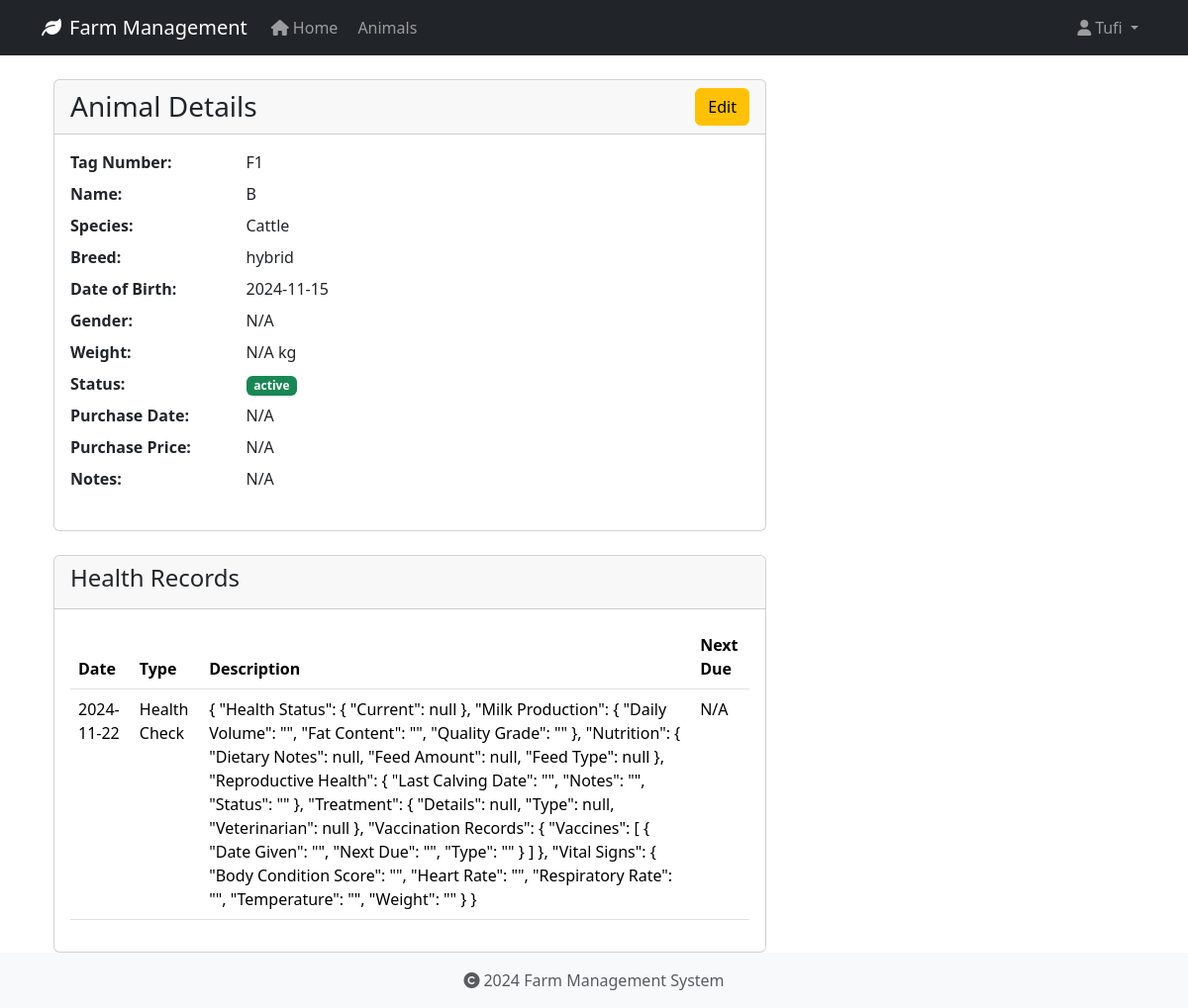
The app's page /animals/3 (signed in), older data.
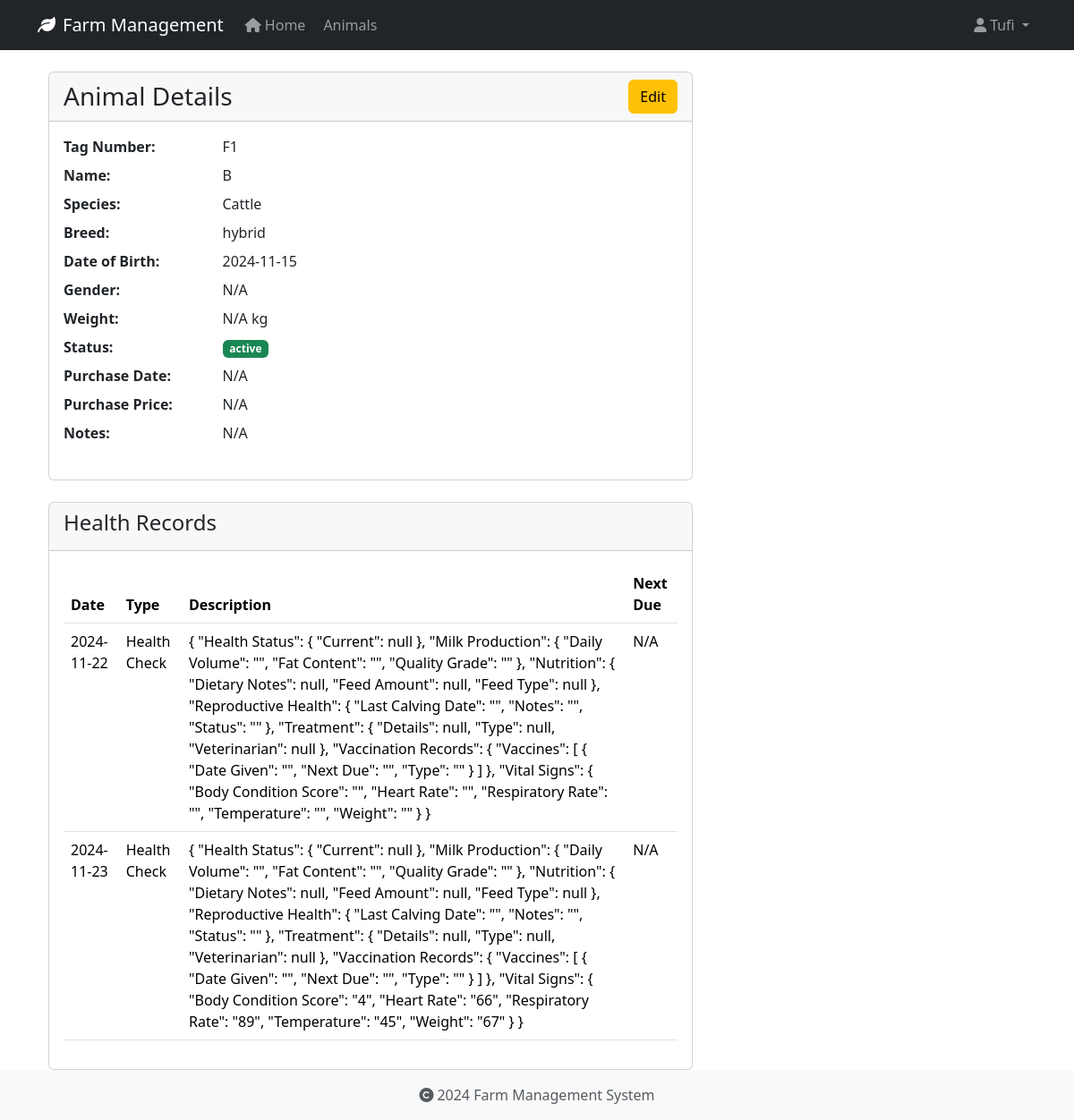
The same page, newer data.
### app/models/animal.py (models this page shows, shortened)
class HealthRecord(db.Model):
    id = db.Column(db.Integer, primary_key=True)
    animal_id = db.Column(db.Integer, db.ForeignKey('animal.id', ondelete='CASCADE'), nullable=False)
    record_type = db.Column(db.String(50), nullable=False)  # Made nullable=False
    date = db.Column(db.Date, nullable=False)
    description = db.Column(db.Text, nullable=True)
    treatment = db.Column(db.Text, nullable=True)
    cost = db.Column(db.Float, nullable=True)
    next_due_date = db.Column(db.Date, nullable=True)
    created_at = db.Column(db.DateTime, default=datetime.utcnow, nullable=False)
    created_by_id = db.Column(db.Integer, db.ForeignKey('user.id', ondelete='SET NULL'), nullable=True)

### app/routes/animals.py (the view)
@bp.route('/<int:id>')
@login_required
def view(id):
    animal = Animal.query.get_or_404(id)
    return render_template('animals/view.html', animal=animal)

### app/models/user.py (called while the page is built)
@login_manager.user_loader
def load_user(user_id):
    return User.query.get(int(user_id))

### app/templates/animals/view.html (shortened to what this page needs)
{% extends "base.html" %}
{% block content %}
<div class="container">
    <div class="row">
        <div class="col-md-8">
            <div class="card">
                <div class="card-header">
                    <div class="d-flex justify-content-between align-items-center">
                        <h3 class="card-title mb-0">Animal Details</h3>
                        <a href="{{ url_for('animals.edit', id=animal.id) }}" class="btn btn-warning">Edit</a>
                    </div>
                </div>
                <div class="card-body">
                    <dl class="row">
                        <dt class="col-sm-3">Tag Number:</dt>
                        <dd class="col-sm-9">{{ animal.tag_number }}</dd>
                        <dt class="col-sm-3">Name:</dt>
                        <dd class="col-sm-9">{{ animal.name or 'N/A' }}</dd>
                        <dt class="col-sm-3">Species:</dt>
                        <dd class="col-sm-9">{{ animal.species }}</dd>
                        <dt class="col-sm-3">Breed:</dt>
                        <dd class="col-sm-9">{{ animal.breed or 'N/A' }}</dd>
                        <dt class="col-sm-3">Date of Birth:</dt>
                        <dd class="col-sm-9">{{ animal.date_of_birth.strftime('%Y-%m-%d') if animal.date_of_birth else 'N/A' }}</dd>
                        <dt class="col-sm-3">Gender:</dt>
                        <dd class="col-sm-9">{{ animal.gender or 'N/A' }}</dd>
                        <dt class="col-sm-3">Weight:</dt>
                        <dd class="col-sm-9">{{ animal.weight|round(2) if animal.weight else 'N/A' }} kg</dd>
                        <dt class="col-sm-3">Status:</dt>
                        <dd class="col-sm-9">
                            <span class="badge {% if animal.status == 'active' %}bg-success{% else %}bg-secondary{% endif %}">
                                {{ animal.status }}
                            </span>
                        </dd>
                        <dt class="col-sm-3">Purchase Date:</dt>
                        <dd class="col-sm-9">{{ animal.purchase_date.strftime('%Y-%m-%d') if animal.purchase_date else 'N/A' }}</dd>
                        <dt class="col-sm-3">Purchase Price:</dt>
                        <dd class="col-sm-9">{{ animal.purchase_price|round(2) if animal.purchase_price else 'N/A' }}</dd>
                        <dt class="col-sm-3">Notes:</dt>
                        <dd class="col-sm-9">{{ animal.notes or 'N/A' }}</dd>
                    </dl>
                </div>
            </div>
            <div class="card mt-4">
                <div class="card-header">
                    <h4>Health Records</h4>
                </div>
                <div class="card-body">
                    {% if animal.health_records %}
                        <table class="table">
                            <thead>
                                <tr>
                                    <th>Date</th>
                                    <th>Type</th>
                                    <th>Description</th>
                                    <th>Next Due</th>
                                </tr>
                            </thead>
                            <tbody>
                                {% for record in animal.health_records %}
                                <tr>
                                    <td>{{ record.date.strftime('%Y-%m-%d') }}</td>
                                    <td>{{ record.record_type }}</td>
                                    <td>{{ record.description }}</td>
                                    <td>{{ record.next_due_date.strftime('%Y-%m-%d') if record.next_due_date else 'N/A' }}</td>
                                </tr>
                                {% endfor %}
                            </tbody>
                        </table>
                    {% else %}
                        <p>No health records found.</p>
                    {% endif %}
                </div>
            </div>
        </div>
    </div>
</div>
{% endblock %}

Row changes from the older to the newer data that the page shows:
added HealthRecord: date "2024-11-23", record_type "Health Check", description "{ \"Health Status\": { \"Current\": null }, \"Milk Production\": { \"Daily Volume\": \"\", \"Fat Content\": \"\", \"Quality Grade\": \"\" }, \"Nutrition\": { \"Dietary Notes\": null, \"Feed Amount\": null, \"Feed Type\": null }, \"Reproductive Health\": { \"Last Calving Date\": \"\", \"Notes\": \"\", \"Status\": \"\" }, \"Treatment\": { \"Details\": null, \"Type\": null, \"Veterinarian\": null }, \"Vaccination Records\": { \"Vaccines\": [ { \"Date Given\": \"\", \"Next Due\": \"\", \"Type\": \"\" } ] }, \"Vital Signs\": { \"Body Condition Score\": \"4\", \"Heart Rate\": \"66\", \"Respiratory Rate\": \"89\", \"Temperature\": \"45\", \"Weight\": \"67\" } }", next_due_date "N/A"
